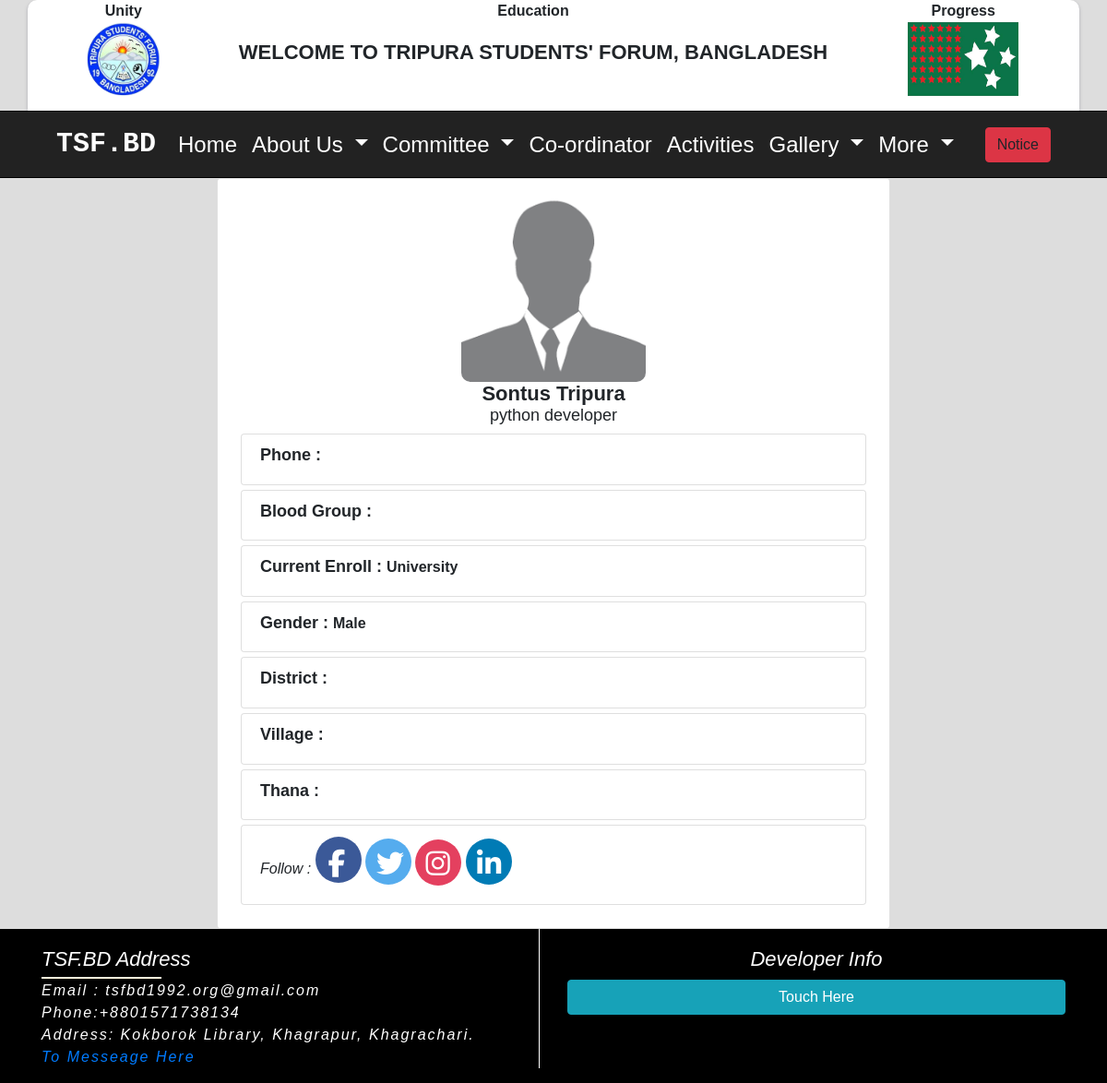
The app's page /branch/sontus-tripura/11/leader with its own data.
### Home_app/models.py (models this page shows, shortened)
class TsfAboutSetting(models.Model):
    tsf_logo = models.ImageField(upload_to='tsf_logo', blank=True)
    tsf_flag = models.ImageField(upload_to='tsf_flag', blank=True)
    tsf_greeting = models.CharField(max_length=255, blank=True)
    country = models.CharField(max_length=255, blank=True)
    tsf_phone = models.CharField(max_length=255, blank=True)
    tsf_email = models.EmailField(max_length=255, blank=True)
    tsf_address = models.TextField(blank=True)
    tsf_about = models.TextField(blank=True)
    tsf_president_name = models.CharField(max_length=255, blank=True)
    tsf_president_photo = models.ImageField(upload_to='president_photo')
    tsf_president_title = models.CharField(max_length=255, blank=True)
    tsf_president_about = models.TextField(blank=True)
    tsf_secretary_name = models.CharField(max_length=255, blank=True)
    tsf_secretary_photo = models.ImageField(upload_to='secretary_photo')
    tsf_secretary_title = models.CharField(max_length=255, blank=True)
    tsf_secretary_about = models.TextField(blank=True)
    tsf_fb_link = models.URLField(max_length=255, blank=True)
    tsf_twitter_link = models.URLField(max_length=255, blank=True)
    tsf_instagram_link = models.URLField(max_length=255, blank=True)
    tsf_linkdin_link = models.URLField(max_length=255, blank=True)
    tsf_youtube_link = models.URLField(max_length=255, blank=True)
    class Meta:
        verbose_name_plural = "TSF ABOUT"

### CommitteApp/models.py (models this page shows, shortened)
class BranchMember(models.Model):
    STATUS = (
    ('University', 'University'),
    ('College', 'College'),
    ('School', 'School'),
    ('Job', 'Job'),
    ('Other', 'Other'),
    )
    branch_year = models.ForeignKey(BranchYear, on_delete=models.CASCADE, related_name='branch_years')
    photo = models.ImageField(upload_to='branchmember', blank=True)
    University = models.CharField(max_length=100, blank=True)
    name = models.CharField(max_length=50)
    slug = AutoSlugField(populate_from='name')
    position = models.CharField(max_length=50, blank=True)
    blood_group = models.CharField(max_length=20, blank=True)
    phone = models.CharField(max_length=11, blank=True)
    gender = models.CharField(max_length=20, default="Male", choices=(("Male", "Male"), ("Female", "Female")))
    current_enroll = models.CharField(max_length=200, null=True, choices=STATUS)
    facebook = models.URLField(blank=True)
    twitter = models.URLField(blank=True)
    instagram = models.URLField(blank=True)
    linkdin = models.URLField(blank=True)
    class Meta:
        ordering = ('id',)
        verbose_name_plural = "Branch member"

### CommitteApp/views.py (the view)
# urls.py: path('branch/<slug:slug>/<int:pk>/leader', views.branch_leader_details, name='branch_leader_details'),
def branch_leader_details(request, slug, pk):
    Branchdetail = get_object_or_404(BranchMember, slug=slug, pk=pk)
    context = {'Branchdetail': Branchdetail}
    return render(request, 'committee/branch_leader_details.html', context)

### About_app/context_processors.py (called while the page is built)
def about_categories(request):
    about_categories = Category.objects.all()
    return {'about_categories': about_categories }

### Home_app/context_processors.py (called while the page is built)
def about_inform(request):
    about_inform = TsfAboutSetting.objects.first()
    return {'about_inform': about_inform}

def developer_info(request):
    developer_info = DeveloperInfo.objects.first()
    return {'developer_info': developer_info}

### Notice/context_processors.py (called while the page is built)
def notice_list(request):
    notice_list = NoticeBoard.objects.filter(publish_date__lte=timezone.now()).order_by('-publish_date')[:1]
    return {'notice_list': notice_list }

### templates/committee/branch_leader_details.html (shortened to what this page needs)
{% extends 'home/base.html' %}
{% load static %}
{% block body %}
<div class="container">
  <div class="row justify-content-center">
<div class="col-md-8">
  <div class="card central_leeader_detail_section">
    <div class="card-body">
<div class="text-center">
  <img src="{% if Branchdetail.photo %}{{ Branchdetail.photo.url }} {% else %} {% static 'img/default.jpg' %} {% endif %}" alt="" class="img-fluid leader_details_profile_pic">
  <h2 class="leader_deatails_name">{{Branchdetail.name }}</h2>
  <h2 class="details_leader_postion_name"> {{Branchdetail.position }}</h2>
</div>
<ul class="list-group list_group_box">
  <li class="list-group-item ">
    <h2 class="title_name">Phone : </h2>
  </li>
</ul>
<ul class="list-group list_group_box">
  <li class="list-group-item ">
    <h2 class="title_name">Blood Group : </h2>
  </li>
</ul>
<ul class="list-group list_group_box">
  <li class="list-group-item ">
    <h2 class="title_name">Current Enroll : <span class="details_title">{{Branchdetail.current_enroll }}</span></h2>
  </li>
</ul>
<ul class="list-group list_group_box">
  <li class="list-group-item ">
    <h2 class="title_name">Gender : <span class="details_title">{{ Branchdetail.gender }}</span></h2>
  </li>
</ul>
<ul class="list-group list_group_box">
  <li class="list-group-item ">
    <h2 class="title_name">District : </h2>
  </li>
</ul>
<ul class="list-group list_group_box">
  <li class="list-group-item ">
    <h2 class="title_name">Village : </h2>
  </li>
</ul>
<ul class="list-group list_group_box">
  <li class="list-group-item ">
    <h2 class="title_name">Thana : </h2>
  </li>
</ul>
<ul class="list-group list_group_box">
  <li class="list-group-item ">
    <h2 class="social_link"> Follow :
      <a href="{{Branchdetail.facebook}}"><i class="fab fa-facebook-f fbcolor"></i></a>
      <a href="{{ Branchdetail.twitter}}"><i class="fab fa-twitter twittercolor"></i></a>
      <a href="{{ Branchdetail.instagram}}"><i class="fab fa-instagram instagramcolor"></i></a>
       <a href="{{ Branchdetail.linkdin}}"><i class="fab fa-linkedin-in link-IN "></i></a>
    </h2>
  </li>
</ul>
</div>
</div>
</div>
  </div>
</div>
{% endblock %}

### templates/home/banner.html
{% load static %}
<section id="banner_section">
  <div class="container logoheder">
     <div class="tsf-logo-box">
       <p  class="dignity">Unity</p>
       <img src="{{ about_inform.tsf_logo.url }}" alt="logo" class="tsf_logo_banner">
     </div>
     <div class="tsf-text-box">
       <p class="dignity">Education</p>
      <h3 class="banner_text">{{ about_inform.tsf_greeting}}, {{ about_inform.country}}</h3>
    </div>
    <div class="tsf-flag-box">
      <p  class="dignity">Progress</p>
      <img src="{{ about_inform.tsf_flag.url}}" alt="flag" class="tsf_flag_banner">
    </div>
    </div>
    </section>

### templates/home/footer.html (shortened to what this page needs)
<div class="container">
    <div class="row">
       <div class="col-md-6">
   <div class="side_left">
    <ul class="footer_list">
      <h2 class="Tsf_info">TSF.BD Address </h2>
       <li class="tsf_email"> Email : {{ about_inform.tsf_email }}</li>
       <li> Phone:{{ about_inform.tsf_phone }}</li>
       <li> Address: {{ about_inform.tsf_address }}</li>
       <li> <a href="{% url 'contact' %}">To Messeage Here</a></li>
     </ul>
   </div>
       </div>
       <div class="col-md-6">
<div class="footer_list">
  <h2 class="developer_title">Developer Info</h2>
<button type="button" class="btn btn-info btn-block" data-toggle="modal" data-target="#exampleModalCenter">
Touch Here
</button>
</div>
            </div>
    </div>
</div>

### Home_app/static/css/home.css (style rules this page uses)
* { margin: 0; padding: 0; }
body { font-family: 'Poppins', sans-serif; }
.logoheder { height: 120px; background: #fff; overflow: hidden; border-radius:10px 10px 0px 0px; box-shadow: rgba(50, 50, 93, 0.25) 0px 2px 5px -1px, rgba(0, 0, 0, 0.3) 0px 1px 3px -1px; }
.dignity { margin: 0; padding: 0; text-align: center; text-transform: capitalize; font-weight: bold; }
.tsf-logo-box { text-align: center; float: left; width: 16%; }
.tsf_logo_banner { height: 80px; width: 80px; border-radius: 50%; }
.tsf-text-box { margin-left: -22px; text-align: center; width: 68%; float: left; }
.tsf_flag_banner { height: 80px; width: 120px; }
.tsf-flag-box { text-align: center; float: left; width: 16%; }
.banner_text { margin-top: 20px; font-weight: bold; text-transform: uppercase; font-size: 22px; }
.fa-linkedin-in { background: #007bb5; color: white; }

### Home_app/static/css/leader_app.css (style rules this page uses)
.leader_details_profile_pic { height: 200px; width: 200px; border-radius: 10px; }
.details_title { font-size: 16px; }
.list_group_box { margin: 5px; }
.details_leader_postion_name { font-size: 18px; }
.leader_deatails_name { text-transform: capitalize; font-size: 22px; font-weight: bold; margin: 0; }
.social_link { font-size: 16px; }
.instagramcolor { width: 40px; height: 40px; border-radius: 50px; align-items: center; padding: 11px; font-size: 15px; background:#E4405F; color: white; }
.link-IN { background: #007bb5; color: white; width: 40px; height: 40px; border-radius: 50px; align-items: center; padding: 12px; font-size: 25px; }
.twittercolor { width: 40px; height: 40px; border-radius: 50px; align-items: center; padding: 12px; font-size: 25px; background: #55ACEE; color: white; }
.fbcolor { width: 40px; height: 40px; border-radius: 50px; align-items: center; padding: 14px; font-size: 25px; background: #3B5998; color: white; }

### Home_app/static/css/photo.css (style rules this page uses)
.list-group-item a { text-decoration: none; color: black; }

### Home_app/static/css/profile_app.css (style rules this page uses)
.title_name { font-weight: bold; font-size: 18px; }
.social_link { font-style: italic; }
.instagramcolor { width: 50px; height: 50px; border-radius: 50px; align-items: center; padding: 11px; font-size: 30px; background:#E4405F; color: white; }
.link-IN { background: #007bb5; color: white; width: 50px; height: 50px; border-radius: 50px; align-items: center; padding: 12px; font-size: 30px; }
.twittercolor { width: 50px; height: 50px; border-radius: 50px; align-items: center; padding: 12px; font-size: 30px; background: #55ACEE; color: white; }
.fbcolor { width: 50px; height: 50px; border-radius: 50px; align-items: center; padding: 14px; font-size: 30px; background: #3B5998; color: white; }

### Home_app/static/css/footer.css (style rules this page uses)
.footer_list { padding-top: 20px; }
.side_left { border-right: 1px solid #fff; }
.footer_list li { font-size: 16px; letter-spacing: 2px; font-style: italic; list-style: none; color: #fff; }
.tsf_email { font-size: 16px; font-style: italic; }
.developer_title { text-align: center; color: #fff!important; font-size: 22px; font-style: italic; }
.Tsf_info { color: #fff; font-size: 22px; font-style: italic; position: relative; }
.Tsf_info::after { position: absolute; content: ''; height: 2px; width: 130px; display: block; margin-top: 5px; background: cornsilk; }

### records on screen
TsfAboutSetting: tsf_logo (picture), tsf_greeting "WELCOME TO TRIPURA STUDENTS' FORUM", country "BANGLADESH", tsf_flag (picture), tsf_email "tsfbd1992.org@gmail.com", tsf_phone "+8801571738134", tsf_address "Kokborok Library, Khagrapur, Khagrachari."
BranchMember: name "Sontus Tripura", position "python developer", current_enroll "University", gender "Male"
